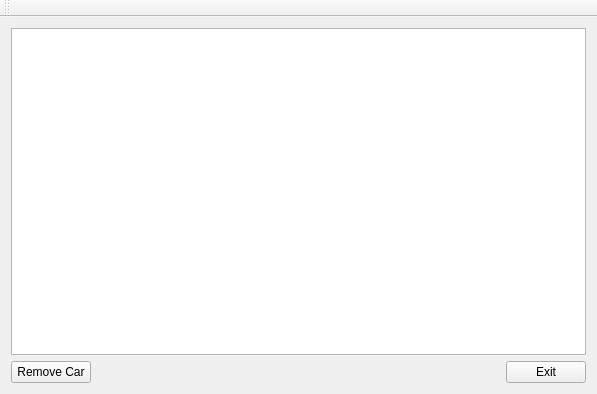
<?xml version="1.0" encoding="UTF-8"?>
<ui version="4.0">
 <class>MainWindow</class>
 <widget class="QMainWindow" name="MainWindow">
  <property name="geometry">
   <rect>
    <x>0</x>
    <y>0</y>
    <width>597</width>
    <height>394</height>
   </rect>
  </property>
  <property name="windowTitle">
   <string>MainWindow</string>
  </property>
  <widget class="QWidget" name="centralWidget">
   <layout class="QHBoxLayout" name="horizontalLayout_2">
    <item>
     <layout class="QVBoxLayout" name="verticalLayout">
      <item>
       <widget class="QGraphicsView" name="graphicsView"/>
      </item>
      <item>
       <layout class="QHBoxLayout" name="horizontalLayout">
        <item>
         <widget class="QPushButton" name="checkButton">
          <property name="text">
           <string>Remove Car</string>
          </property>
         </widget>
        </item>
        <item>
         <spacer name="horizontalSpacer_2">
          <property name="orientation">
           <enum>Qt::Horizontal</enum>
          </property>
          <property name="sizeHint" stdset="0">
           <size>
            <width>40</width>
            <height>20</height>
           </size>
          </property>
         </spacer>
        </item>
        <item>
         <widget class="QPushButton" name="exitButton">
          <property name="text">
           <string>Exit</string>
          </property>
         </widget>
        </item>
       </layout>
      </item>
     </layout>
    </item>
   </layout>
  </widget>
  <widget class="QToolBar" name="mainToolBar">
   <attribute name="toolBarArea">
    <enum>TopToolBarArea</enum>
   </attribute>
   <attribute name="toolBarBreak">
    <bool>false</bool>
   </attribute>
  </widget>
 </widget>
 <layoutdefault spacing="6" margin="11"/>
 <resources/>
 <connections/>
</ui>
